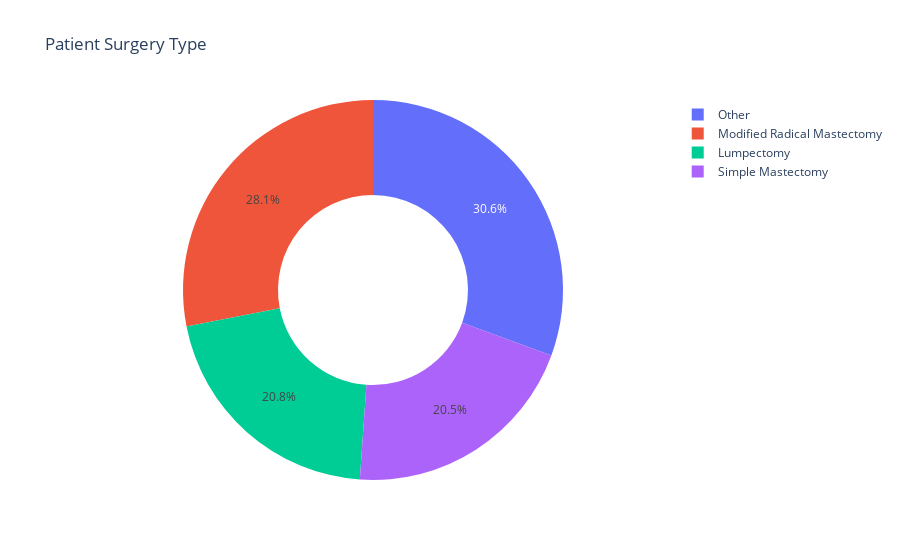

Notebook source saved alongside this figure:
### Code cell
# Now we apply the data into a pie chart
figure = px.pie(data, values=quantity, names=transactions, hole=0.5, title="Patient Surgery Type")
figure.show()

### Figure 1 — Plotly figure (JSON) as saved in the notebook; plotly's stock layout.template omitted (floating-point values rounded to 4 significant figures)
{"data": [{"domain": {"x": [0, 1], "y": [0, 1]}, "hole": 0.5, "hovertemplate": "label=%{label}<br>value=%{value}<extra></extra>", "labels": ["Other", "Modified Radical Mastectomy", "Lumpectomy", "Simple Mastectomy"], "legendgroup": "", "name": "", "showlegend": true, "type": "pie", "values": [97, 89, 66, 65]}], "layout": {"legend": {"tracegroupgap": 0}, "title": {"text": "Patient Surgery Type"}}}
